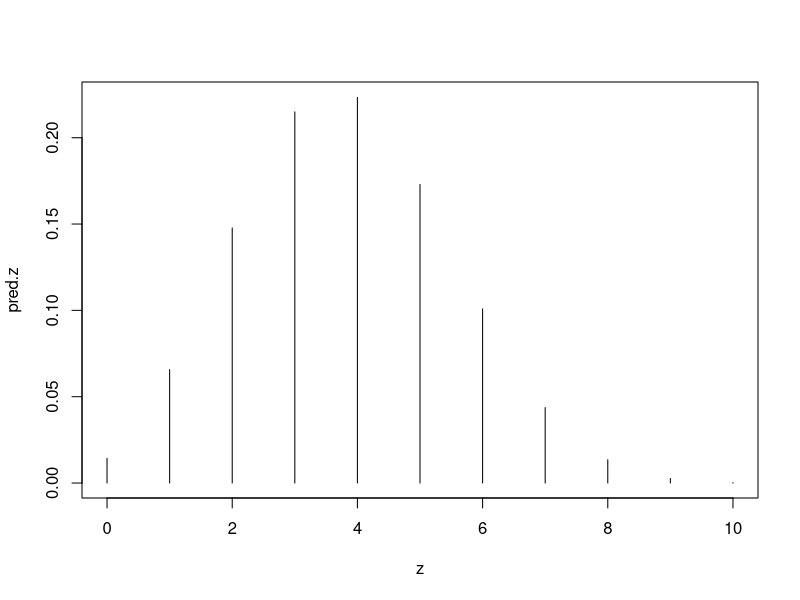
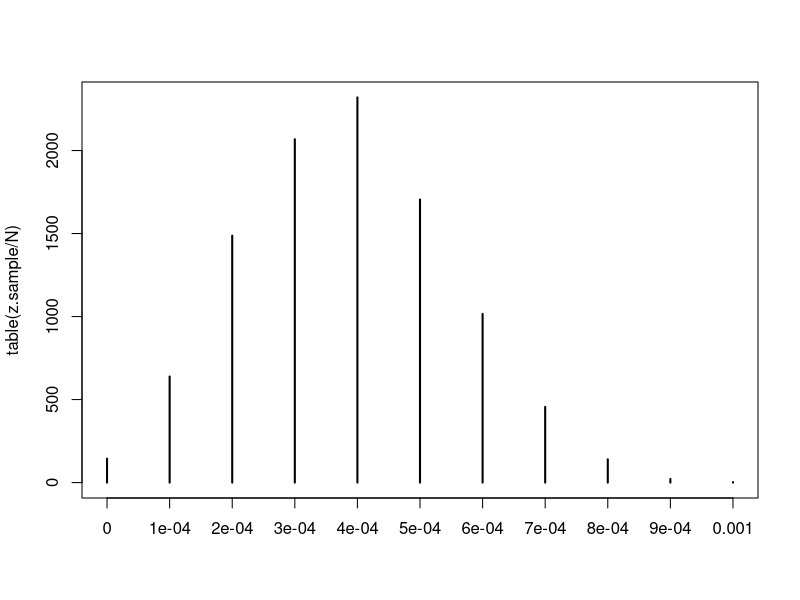

Generate these figures, in order, with R:
n=40 ; x=15 ; m=10 
a=b=1 


# true predictive dist 
z = c(0:10)
pred.z = factorial(m) / (factorial(z) * factorial(m-z)) * beta(a+x+z, b+n-x+m-z) / beta(a+x, b+n-x) 
pred.z

plot(z, pred.z, type="h") # histogram barplot


mean.z = sum(z*pred.z) 
var.z = sum(z**2 * pred.z) - mean.z**2
mean.z ; var.z


# Monte Carlo Simulation 
N = 10000
theta = rbeta(N, a+x, b+n-x)
z.sample = rbinom(N, m, theta) # 1:1 correspond 
head(theta) ; head(z.sample)

plot(table(z.sample / N), type='h')
mean(z.sample) ; var(z.sample)
